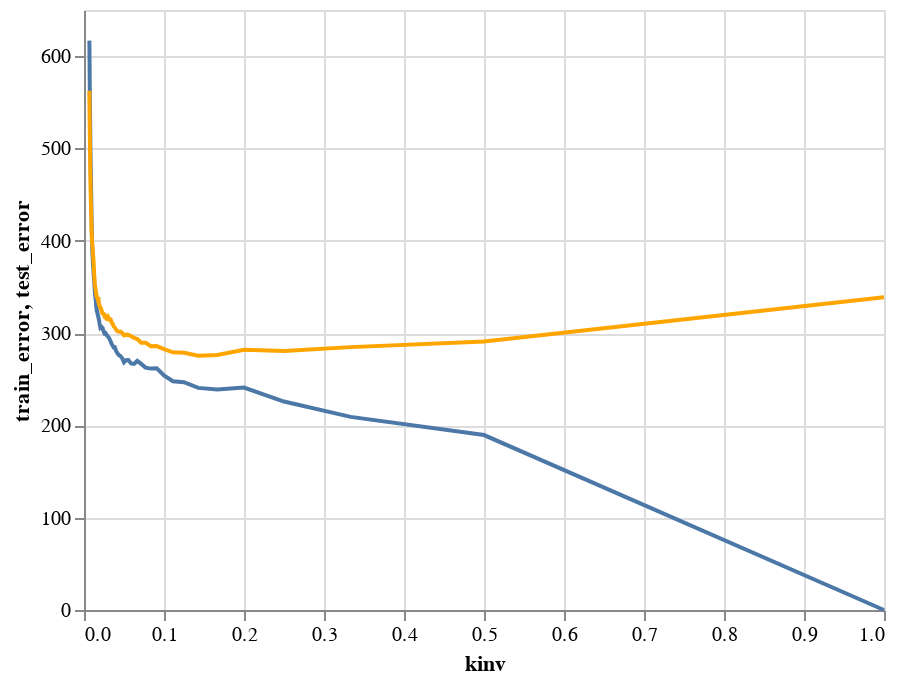

Write notebook code for a chart like this one.
### Markdown cell above
The blue curve is the training error, while the orange curve is the test error.  Notice how underfitting occurs for very high values of K and notice how overfitting occurs for smaller values of K.

### Code cell
ctrain+ctest

### Figure 1 — Vega-Lite specification as saved in the notebook (floating-point values rounded to 4 significant figures; data arrays with more than 128 entries replaced by an {"elided": "..."} marker saying what was removed)
{"config": {"view": {"continuousWidth": 400, "continuousHeight": 300}}, "layer": [{"mark": "line", "encoding": {"x": {"field": "kinv", "type": "quantitative"}, "y": {"field": "train_error", "type": "quantitative"}}}, {"mark": {"type": "line", "color": "orange"}, "encoding": {"x": {"field": "kinv", "type": "quantitative"}, "y": {"field": "test_error", "type": "quantitative"}}}], "data": {"name": "data-d17110c5266ab954539043500915ba6d"}, "$schema": "https://vega.github.io/schema/vega-lite/v4.17.0.json", "datasets": {"data-d17110c5266ab954539043500915ba6d": {"elided": "149 records"}}}
